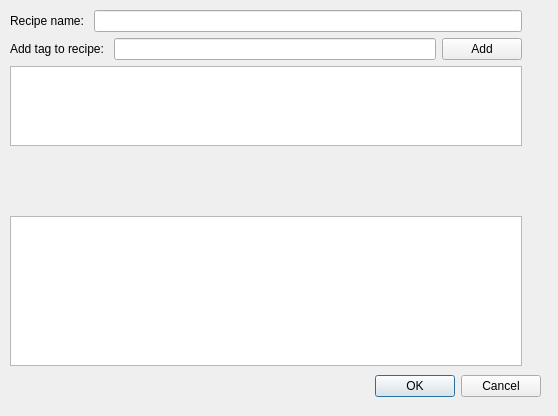
<?xml version="1.0" encoding="UTF-8"?>
<ui version="4.0">
 <class>AddRecipeDialog</class>
 <widget class="QDialog" name="AddRecipeDialog">
  <property name="geometry">
   <rect>
    <x>0</x>
    <y>0</y>
    <width>558</width>
    <height>416</height>
   </rect>
  </property>
  <property name="windowTitle">
   <string>Dialog</string>
  </property>
  <widget class="QDialogButtonBox" name="buttonBox">
   <property name="geometry">
    <rect>
     <x>200</x>
     <y>370</y>
     <width>341</width>
     <height>32</height>
    </rect>
   </property>
   <property name="orientation">
    <enum>Qt::Horizontal</enum>
   </property>
   <property name="standardButtons">
    <set>QDialogButtonBox::Cancel|QDialogButtonBox::Ok</set>
   </property>
  </widget>
  <widget class="QWidget" name="verticalLayoutWidget">
   <property name="geometry">
    <rect>
     <x>10</x>
     <y>10</y>
     <width>512</width>
     <height>356</height>
    </rect>
   </property>
   <layout class="QVBoxLayout" name="verticalLayout">
    <item>
     <layout class="QHBoxLayout" name="horizontalLayout_3">
      <item>
       <widget class="QLabel" name="label">
        <property name="text">
         <string>Recipe name: </string>
        </property>
       </widget>
      </item>
      <item>
       <widget class="QLineEdit" name="nameLineEdit"/>
      </item>
     </layout>
    </item>
    <item>
     <layout class="QHBoxLayout" name="horizontalLayout_4">
      <item>
       <widget class="QLabel" name="label_2">
        <property name="text">
         <string>Add tag to recipe: </string>
        </property>
       </widget>
      </item>
      <item>
       <widget class="QLineEdit" name="tagLineEdit"/>
      </item>
      <item>
       <widget class="QPushButton" name="addTagButton">
        <property name="text">
         <string>Add</string>
        </property>
       </widget>
      </item>
     </layout>
    </item>
    <item>
     <widget class="QListView" name="tagListView">
      <property name="sizePolicy">
       <sizepolicy hsizetype="Expanding" vsizetype="Fixed">
        <horstretch>0</horstretch>
        <verstretch>0</verstretch>
       </sizepolicy>
      </property>
      <property name="maximumSize">
       <size>
        <width>16777215</width>
        <height>80</height>
       </size>
      </property>
      <property name="isWrapping" stdset="0">
       <bool>true</bool>
      </property>
      <property name="selectionRectVisible">
       <bool>false</bool>
      </property>
     </widget>
    </item>
    <item alignment="Qt::AlignBottom">
     <widget class="QTextEdit" name="textEdit">
      <property name="maximumSize">
       <size>
        <width>16777215</width>
        <height>150</height>
       </size>
      </property>
     </widget>
    </item>
   </layout>
  </widget>
 </widget>
 <resources/>
 <connections>
  <connection>
   <sender>buttonBox</sender>
   <signal>accepted()</signal>
   <receiver>AddRecipeDialog</receiver>
   <slot>accept()</slot>
   <hints>
    <hint type="sourcelabel">
     <x>248</x>
     <y>254</y>
    </hint>
    <hint type="destinationlabel">
     <x>157</x>
     <y>274</y>
    </hint>
   </hints>
  </connection>
  <connection>
   <sender>buttonBox</sender>
   <signal>rejected()</signal>
   <receiver>AddRecipeDialog</receiver>
   <slot>reject()</slot>
   <hints>
    <hint type="sourcelabel">
     <x>316</x>
     <y>260</y>
    </hint>
    <hint type="destinationlabel">
     <x>286</x>
     <y>274</y>
    </hint>
   </hints>
  </connection>
 </connections>
</ui>
